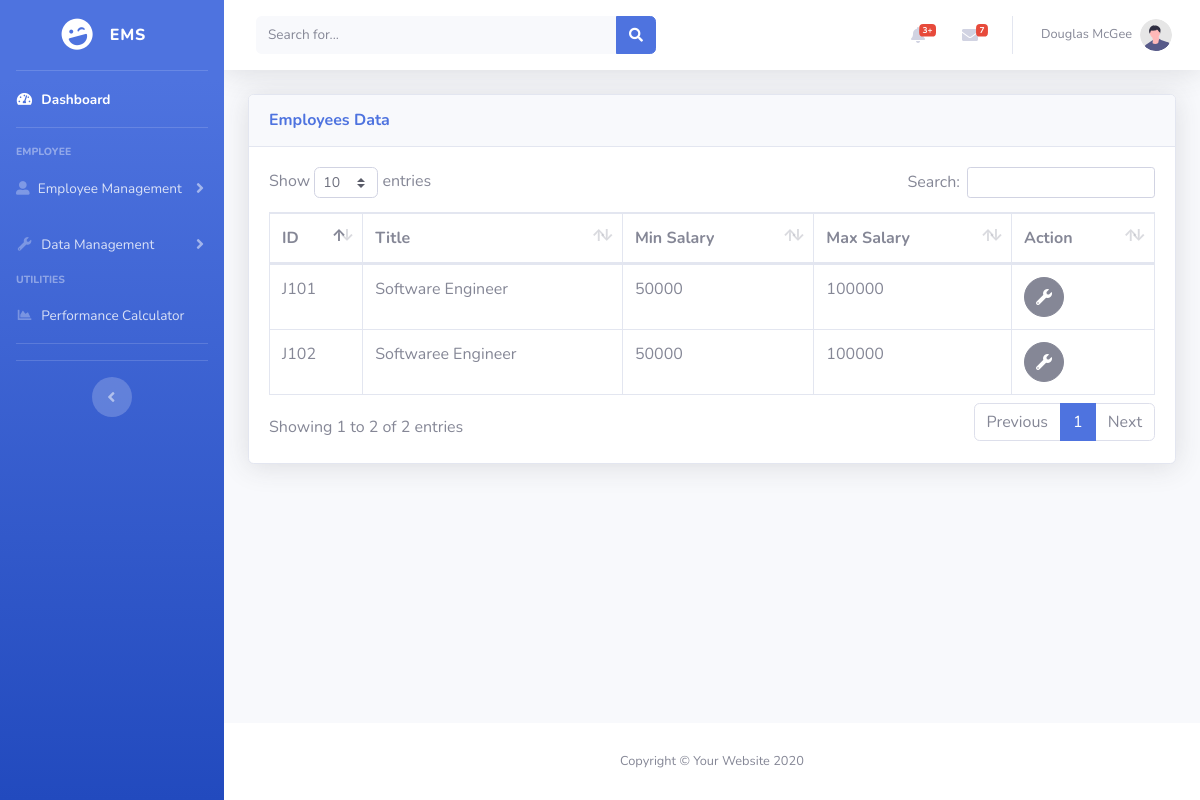
/tableJobs.php, run on an earlier commit of the app's database.
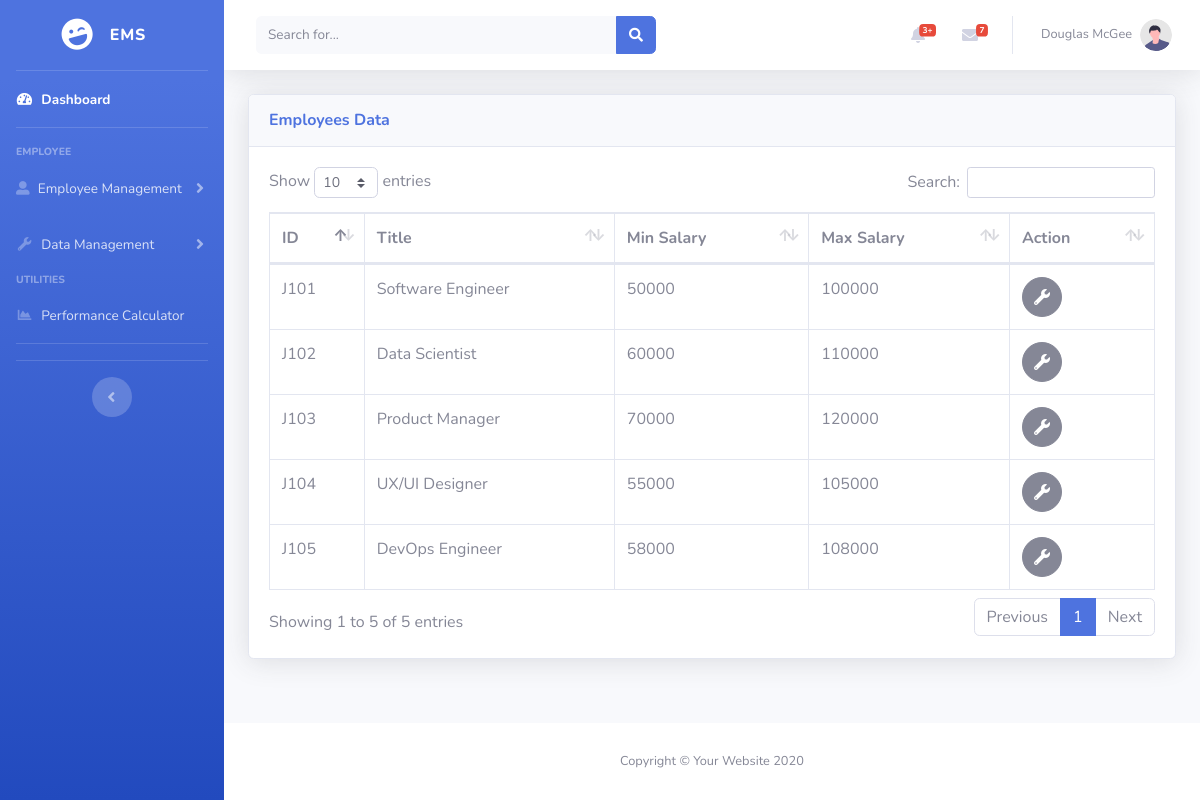
And on a later commit of the database.
### tables this page shows
CREATE TABLE tbl_jobs (
    id VARCHAR(10) PRIMARY KEY,
    title VARCHAR(35) NOT NULL,
    min_salary INT,
    max_salary INT
);

### conn.php (called while the page is built, shortened)
<?php
function connection()
{
    $dbServer = 'localhost';
    $dbUser = 'root';
    $dbPass = '';
    $dbName = "company_db";
    $conn = mysqli_connect($dbServer, $dbUser, $dbPass);
    mysqli_select_db($conn, $dbName);
    return $conn;
}

### tableJobs.php (the view, shortened to what the changed rows need)
<?php
include ('conn.php');
?>
<!DOCTYPE html>
<html lang="en">
<head>
    <link href="vendor/fontawesome-free/css/all.min.css" rel="stylesheet" type="text/css">
    <link href="css/sb-admin-2.min.css" rel="stylesheet">
    <link href="vendor/datatables/dataTables.bootstrap4.min.css" rel="stylesheet">
</head>
<body id="page-top">
    <div id="wrapper">
        <div id="content-wrapper" class="d-flex flex-column">
            <div id="content">
                <div class="container-fluid">
                    <div class="card shadow mb-4">
                        <div class="card-body">
                            <div class="table-responsive">
                                <table class="table table-bordered" id="dataTable" width="100%" cellspacing="0">
                                    <thead>
                                        <tr>
                                            <th>ID</th>
                                            <th>Title</th>
                                            <th>Min Salary</th>
                                            <th>Max Salary</th>
                                            <th>Action</th>
                                        </tr>
                                    </thead>
                                    <?php
                                    $query = "SELECT * FROM company_db.tbl_jobs;";
                                    $result = mysqli_query(connection(), $query);
                                    if ($result) {
                                        while ($row = mysqli_fetch_assoc($result)) {
                                            echo "<tr>";
                                            echo "<td>" . $row['id'] . "</td>";
                                            echo "<td>" . $row['title'];
                                            echo "<td>" . $row['min_salary'] . "</td>";
                                            echo "<td>" . $row['max_salary'] . "</td>";
                                            echo '<td><a href="handlerJobs.php?id=' . $row['id'] . '" class="btn btn-secondary btn-circle"><i class="fas fa-fw fa-wrench"></i></a></td>';
                                            echo "</tr>";
                                        }
                                    } else {
                                        echo "<tr><td colspan='8'>No data found</td></tr>";
                                    }
                                    ?>
                                </table>
                            </div>
                        </div>
                    </div>
                </div>
            </div>
        </div>
    </div>
</body>
</html>

What changed in the data, as far as the page shows it:
changed tbl_jobs "J102": title "Softwaree Engineer" → "Data Scientist"; min_salary "50000" → "60000"; max_salary "100000" → "110000"
added tbl_jobs: id "J103", title "Product Manager", min_salary "70000", max_salary "120000"
added tbl_jobs: id "J104", title "UX/UI Designer", min_salary "55000", max_salary "105000"
added tbl_jobs: id "J105", title "DevOps Engineer", min_salary "58000", max_salary "108000"
Also different on the page:
text written by a page script: "Show entries Search: Showing 1 to 2 of 2 entries Previous 1 Next" → "Show entries Search: Showing 1 to 5 of 5 entries Previous 1 Next"
